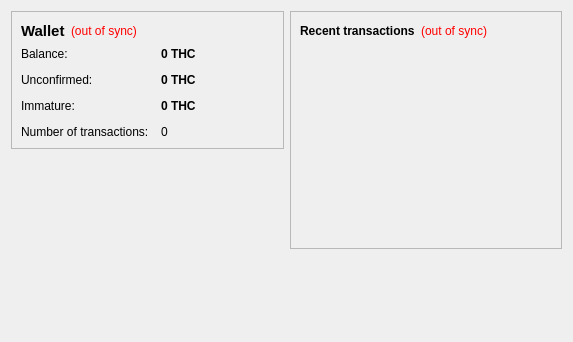
<?xml version="1.0" encoding="UTF-8"?>
<ui version="4.0">
 <class>OverviewPage</class>
 <widget class="QWidget" name="OverviewPage">
  <property name="geometry">
   <rect>
    <x>0</x>
    <y>0</y>
    <width>573</width>
    <height>342</height>
   </rect>
  </property>
  <property name="windowTitle">
   <string>Form</string>
  </property>
  <layout class="QHBoxLayout" name="horizontalLayout" stretch="1,1">
   <item>
    <layout class="QVBoxLayout" name="verticalLayout_2">
     <item>
      <widget class="QFrame" name="frame">
       <property name="frameShape">
        <enum>QFrame::StyledPanel</enum>
       </property>
       <property name="frameShadow">
        <enum>QFrame::Raised</enum>
       </property>
       <layout class="QVBoxLayout" name="verticalLayout_4">
        <item>
         <layout class="QHBoxLayout" name="horizontalLayout_4">
          <item>
           <widget class="QLabel" name="label_5">
            <property name="font">
             <font>
              <pointsize>11</pointsize>
              <weight>75</weight>
              <bold>true</bold>
             </font>
            </property>
            <property name="text">
             <string>Wallet</string>
            </property>
           </widget>
          </item>
          <item>
           <widget class="QLabel" name="labelWalletStatus">
            <property name="toolTip">
             <string>The displayed information may be out of date. Your wallet automatically synchronizes with the thewcoin network after a connection is established, but this process has not completed yet.</string>
            </property>
            <property name="styleSheet">
             <string notr="true">QLabel { color: red; }</string>
            </property>
            <property name="text">
             <string notr="true">(out of sync)</string>
            </property>
            <property name="alignment">
             <set>Qt::AlignLeading|Qt::AlignLeft|Qt::AlignVCenter</set>
            </property>
           </widget>
          </item>
          <item>
           <spacer name="horizontalSpacer_2">
            <property name="orientation">
             <enum>Qt::Horizontal</enum>
            </property>
            <property name="sizeHint" stdset="0">
             <size>
              <width>40</width>
              <height>20</height>
             </size>
            </property>
           </spacer>
          </item>
         </layout>
        </item>
        <item>
         <layout class="QFormLayout" name="formLayout_2">
          <property name="fieldGrowthPolicy">
           <enum>QFormLayout::AllNonFixedFieldsGrow</enum>
          </property>
          <property name="horizontalSpacing">
           <number>12</number>
          </property>
          <property name="verticalSpacing">
           <number>12</number>
          </property>
          <item row="0" column="0">
           <widget class="QLabel" name="label">
            <property name="text">
             <string>Balance:</string>
            </property>
           </widget>
          </item>
          <item row="0" column="1">
           <widget class="QLabel" name="labelBalance">
            <property name="font">
             <font>
              <weight>75</weight>
              <bold>true</bold>
             </font>
            </property>
            <property name="cursor">
             <cursorShape>IBeamCursor</cursorShape>
            </property>
            <property name="toolTip">
             <string>Your current balance</string>
            </property>
            <property name="text">
             <string notr="true">0 THC</string>
            </property>
            <property name="textInteractionFlags">
             <set>Qt::LinksAccessibleByMouse|Qt::TextSelectableByKeyboard|Qt::TextSelectableByMouse</set>
            </property>
           </widget>
          </item>
          <item row="1" column="0">
           <widget class="QLabel" name="label_3">
            <property name="text">
             <string>Unconfirmed:</string>
            </property>
           </widget>
          </item>
          <item row="1" column="1">
           <widget class="QLabel" name="labelUnconfirmed">
            <property name="font">
             <font>
              <weight>75</weight>
              <bold>true</bold>
             </font>
            </property>
            <property name="cursor">
             <cursorShape>IBeamCursor</cursorShape>
            </property>
            <property name="toolTip">
             <string>Total of transactions that have yet to be confirmed, and do not yet count toward the current balance</string>
            </property>
            <property name="text">
             <string notr="true">0 THC</string>
            </property>
            <property name="textInteractionFlags">
             <set>Qt::LinksAccessibleByMouse|Qt::TextSelectableByKeyboard|Qt::TextSelectableByMouse</set>
            </property>
           </widget>
          </item>
          <item row="3" column="0">
           <widget class="QLabel" name="label_2">
            <property name="text">
             <string>Number of transactions:</string>
            </property>
           </widget>
          </item>
          <item row="3" column="1">
           <widget class="QLabel" name="labelNumTransactions">
            <property name="toolTip">
             <string>Total number of transactions in wallet</string>
            </property>
            <property name="text">
             <string notr="true">0</string>
            </property>
           </widget>
          </item>
          <item row="2" column="0">
           <widget class="QLabel" name="labelImmatureText">
            <property name="text">
             <string>Immature:</string>
            </property>
           </widget>
          </item>
          <item row="2" column="1">
           <widget class="QLabel" name="labelImmature">
            <property name="font">
             <font>
              <weight>75</weight>
              <bold>true</bold>
             </font>
            </property>
            <property name="toolTip">
             <string>Mined balance that has not yet matured</string>
            </property>
            <property name="text">
             <string notr="true">0 THC</string>
            </property>
            <property name="textInteractionFlags">
             <set>Qt::LinksAccessibleByMouse|Qt::TextSelectableByKeyboard|Qt::TextSelectableByMouse</set>
            </property>
           </widget>
          </item>
         </layout>
        </item>
       </layout>
      </widget>
     </item>
     <item>
      <spacer name="verticalSpacer">
       <property name="orientation">
        <enum>Qt::Vertical</enum>
       </property>
       <property name="sizeHint" stdset="0">
        <size>
         <width>20</width>
         <height>40</height>
        </size>
       </property>
      </spacer>
     </item>
    </layout>
   </item>
   <item>
    <layout class="QVBoxLayout" name="verticalLayout_3">
     <item>
      <widget class="QFrame" name="frame_2">
       <property name="frameShape">
        <enum>QFrame::StyledPanel</enum>
       </property>
       <property name="frameShadow">
        <enum>QFrame::Raised</enum>
       </property>
       <layout class="QVBoxLayout" name="verticalLayout">
        <item>
         <layout class="QHBoxLayout" name="horizontalLayout_2">
          <item>
           <widget class="QLabel" name="label_4">
            <property name="text">
             <string>&lt;b&gt;Recent transactions&lt;/b&gt;</string>
            </property>
           </widget>
          </item>
          <item>
           <widget class="QLabel" name="labelTransactionsStatus">
            <property name="toolTip">
             <string>The displayed information may be out of date. Your wallet automatically synchronizes with the thewcoin network after a connection is established, but this process has not completed yet.</string>
            </property>
            <property name="styleSheet">
             <string notr="true">QLabel { color: red; }</string>
            </property>
            <property name="text">
             <string notr="true">(out of sync)</string>
            </property>
            <property name="alignment">
             <set>Qt::AlignRight|Qt::AlignTrailing|Qt::AlignVCenter</set>
            </property>
           </widget>
          </item>
          <item>
           <spacer name="horizontalSpacer">
            <property name="orientation">
             <enum>Qt::Horizontal</enum>
            </property>
            <property name="sizeHint" stdset="0">
             <size>
              <width>40</width>
              <height>20</height>
             </size>
            </property>
           </spacer>
          </item>
         </layout>
        </item>
        <item>
         <widget class="QListView" name="listTransactions">
          <property name="styleSheet">
           <string notr="true">QListView { background: transparent; }</string>
          </property>
          <property name="frameShape">
           <enum>QFrame::NoFrame</enum>
          </property>
          <property name="verticalScrollBarPolicy">
           <enum>Qt::ScrollBarAlwaysOff</enum>
          </property>
          <property name="horizontalScrollBarPolicy">
           <enum>Qt::ScrollBarAlwaysOff</enum>
          </property>
          <property name="selectionMode">
           <enum>QAbstractItemView::NoSelection</enum>
          </property>
         </widget>
        </item>
       </layout>
      </widget>
     </item>
     <item>
      <spacer name="verticalSpacer_2">
       <property name="orientation">
        <enum>Qt::Vertical</enum>
       </property>
       <property name="sizeHint" stdset="0">
        <size>
         <width>20</width>
         <height>40</height>
        </size>
       </property>
      </spacer>
     </item>
    </layout>
   </item>
  </layout>
 </widget>
 <resources/>
 <connections/>
</ui>
